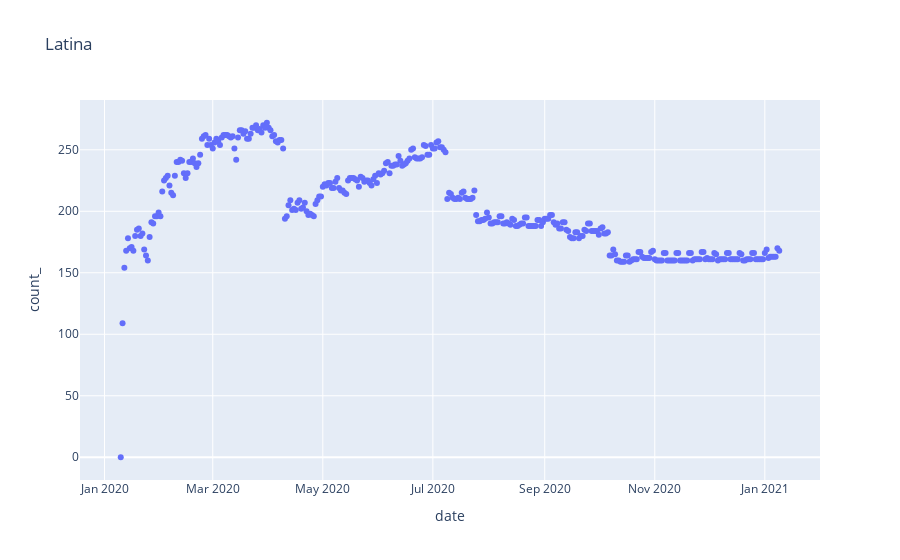
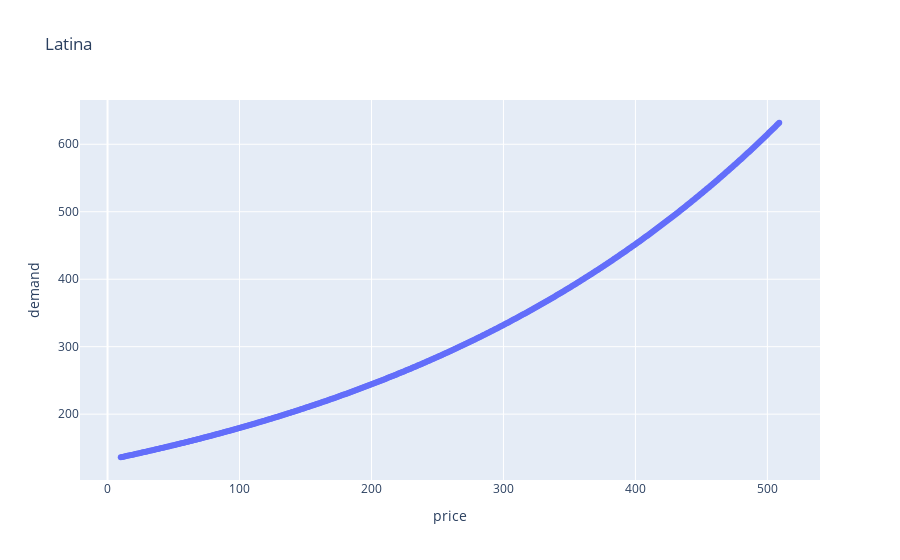

Write notebook code for charts like these, in order.
### Markdown cell above
**Latina**

### Code cell
%%time

# Latina

data=extract_data(available='t', lower=24, upper=10000)

neighbourhood(data, 'Latina')

### Figure 1 — Plotly figure (JSON) as saved in the notebook; plotly's stock layout.template omitted (floating-point values rounded to 4 significant figures; data arrays with more than 128 entries replaced by an {"elided": "..."} marker saying what was removed)
{"data": [{"hovertemplate": "date=%{x}<br>count_=%{y}<extra></extra>", "legendgroup": "", "marker": {"color": "#636efa", "symbol": "circle"}, "mode": "markers", "name": "", "orientation": "v", "showlegend": false, "type": "scatter", "x": {"elided": "366 str values"}, "xaxis": "x", "y": {"elided": "366 int values"}, "yaxis": "y"}], "layout": {"legend": {"tracegroupgap": 0}, "title": {"text": "Latina"}, "xaxis": {"anchor": "y", "domain": [0, 1], "title": {"text": "date"}}, "yaxis": {"anchor": "x", "domain": [0, 1], "title": {"text": "count_"}}}}

### Figure 2 — Plotly figure (JSON) as saved in the notebook; plotly's stock layout.template omitted (floating-point values rounded to 4 significant figures; data arrays with more than 128 entries replaced by an {"elided": "..."} marker saying what was removed)
{"data": [{"hovertemplate": "price=%{x}<br>demand=%{y}<extra></extra>", "legendgroup": "", "marker": {"color": "#636efa", "symbol": "circle"}, "mode": "markers", "name": "", "orientation": "v", "showlegend": false, "type": "scatter", "x": {"elided": "500 float values"}, "xaxis": "x", "y": {"elided": "500 float values"}, "yaxis": "y"}], "layout": {"legend": {"tracegroupgap": 0}, "title": {"text": "Latina"}, "xaxis": {"anchor": "y", "domain": [0, 1], "title": {"text": "price"}}, "yaxis": {"anchor": "x", "domain": [0, 1], "title": {"text": "demand"}}}}
